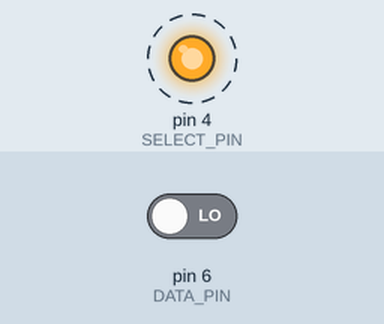
Recording of a sketch running on a simulated Arduino Uno, built with avr-gcc and run on an emulated ATmega328P. Parts: output pins drawn as LEDs (lit = HIGH). Dashed ring = blinking. The inputs (shaded band) are chosen by the test bench; at power-on: pin 6 (DATA_PIN) LOW. Pins used as bus, display or sensor lines are not drawn; what the sketch prints to the serial monitor is not drawn.

Above: at 0.5 s.
Timing chart, 0 to 3.0 s (numbered marks = the images above):
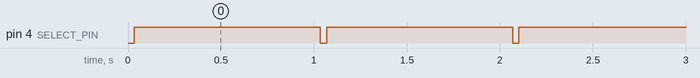

The sketch:

Encoder_attempt1_1.ino
```cpp
#define SELECT_PIN 4 //green
#define CLOCK_PIN 5  //yellow
#define DATA_PIN 6   //white

void setup()
{
  //setup our pins
  pinMode(DATA_PIN, INPUT);
  pinMode(CLOCK_PIN, OUTPUT);
  pinMode(SELECT_PIN, OUTPUT);

  //give some default values
  digitalWrite(CLOCK_PIN, HIGH);
  digitalWrite(SELECT_PIN, HIGH);

  Serial.begin(19200);
}

//variables to keep track of position
int reading = 0;
float angle = 0;

void loop()
{
   reading = readPosition();

   if (reading >= 0)
   {
      angle = ((float)reading / 1024.0) * 360.0;

      Serial.print("Reading: ");
      Serial.print(reading, DEC);
      Serial.print(" Angle: ");
      Serial.println((int)angle, DEC);
   }
   else
   {
      Serial.print("Error: ");
      Serial.println(reading);
   }

   delay(1000);
}

//read the current angular position
int readPosition()
{
  unsigned int position1 = 0;     //RENAMING POSITION SINCE IT IS HIGHLIGHTED

  //shift in our data
  digitalWrite(SELECT_PIN, LOW);
  delay(1);    //changeded from delayMicroseconds(1)
  byte d1 = shiftInB(DATA_PIN, CLOCK_PIN);
  byte d2 = shiftInB(DATA_PIN, CLOCK_PIN);
  digitalWrite(SELECT_PIN, HIGH);

  //get our position variable
  position1 = d1;
  position1 = position1 << 8;
  position1 |= d2;

  position1 = position1 >> 6;


  //check the offset compensation flag: 1 == started up
  if (!(d2 & B00100000))
    position1 = -1;

  //check the cordic overflow flag: 1 = error
  if (d2 & B00010000)
    position1 = -2;

  //check the linearity alarm: 1 = error
  if (d2 & B00001000)
    position1 = -3;

  //check the magnet range: 11 = error
  if ((d2 & B00000110) == B00000110)
    position1 = -4;

  return position1;
}

//read in a byte of data from the digital input of the board.
byte shiftInB(byte data_pin, byte clock_pin)  //chnaged name to shiftInB
{
  byte data = 0;

  for (int i=7; i>=0; i--)
  {
    digitalWrite(clock_pin, LOW);
    delay(1);              //changeded from delayMicroseconds(1)
    digitalWrite(clock_pin, HIGH);
    delay(1);              //changeded from delayMicroseconds(1)
    //changing from digitalRead(), since that gives high/low?
    byte bit1 = digitalRead(data_pin);  //renamed bit because it is highlighted
    data |= (bit1 << i);
  }

  Serial.print("byte: ");
  Serial.println(data, BIN);

  return data;
}
```

Measured:
- by itself, pin 4 (SELECT_PIN): alternates HIGH for 1.0 s and LOW for 0.03 s
